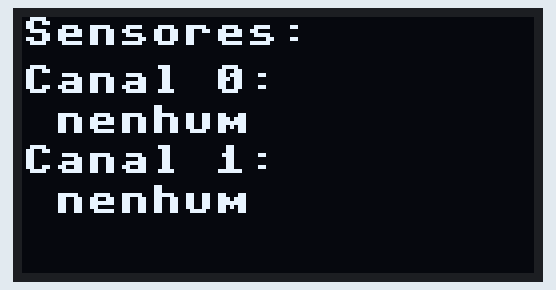
Simulated run of this program. Board: Raspberry Pi Pico running MicroPython. Shown: 128×64 one-colour display. At 0.1 s the program stops and its outputs stay as they are.

Above: at 0.1 s.

The program:

verificar_conexao_sensor.py
```python
# Verificar qual sensor esta conectado
# Escaneia os barramentos I2C e mostra no display quais sensores foram encontrados
# Resultado esperado: display mostra Canal 0 e Canal 1 com sensores detectados

from machine import Pin, I2C
import time
from ssd1306 import SSD1306_I2C

i2c = I2C(1, scl=Pin(3), sda=Pin(2), freq=400000)
oled = SSD1306_I2C(128, 64, i2c)

def verificar_sensores():
    i2c0 = I2C(0, sda=Pin(0), scl=Pin(1), freq=400000)
    i2c1 = I2C(1, sda=Pin(2), scl=Pin(3), freq=400000)
    r0 = i2c0.scan()
    r1 = i2c1.scan()
    nomes = {56: "Temp e Umid", 104: "Acelerometro", 119: "Temp e Umid"}
    oled.fill(0)
    oled.text("Sensores:", 0, 0, 1)
    y = 12
    oled.text("Canal 0:", 0, y, 1)
    y += 10
    visto = []
    if r0:
        for a in r0:
            if a in nomes:
                n = nomes[a]
                if n not in visto:
                    visto.append(n)
                    oled.text(n + " OK", 8, y, 1)
                    y += 10
    if not visto:
        oled.text("nenhum", 8, y, 1)
        y += 10
    oled.text("Canal 1:", 0, y, 1)
    y += 10
    visto = []
    if r1:
        for a in r1:
            if a in nomes:
                n = nomes[a]
                if n not in visto:
                    visto.append(n)
                    oled.text(n + " OK", 8, y, 1)
                    y += 10
    if not visto:
        oled.text("nenhum", 8, y, 1)
    oled.show()

verificar_sensores()
```
